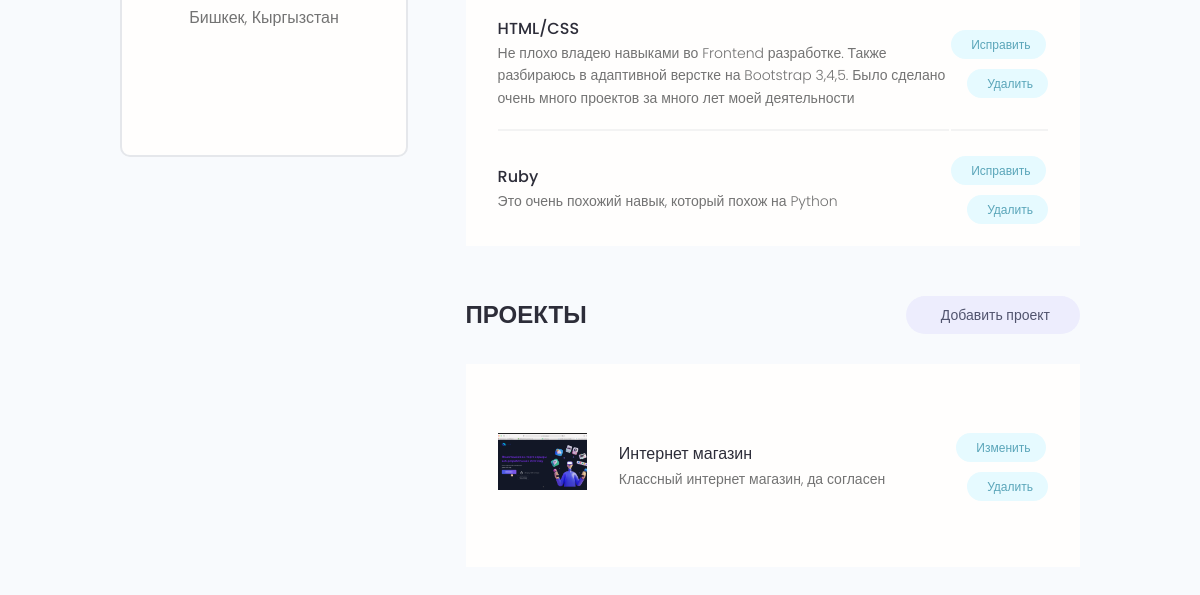
Page /account/ (signed in, lower part) on the earlier database version.
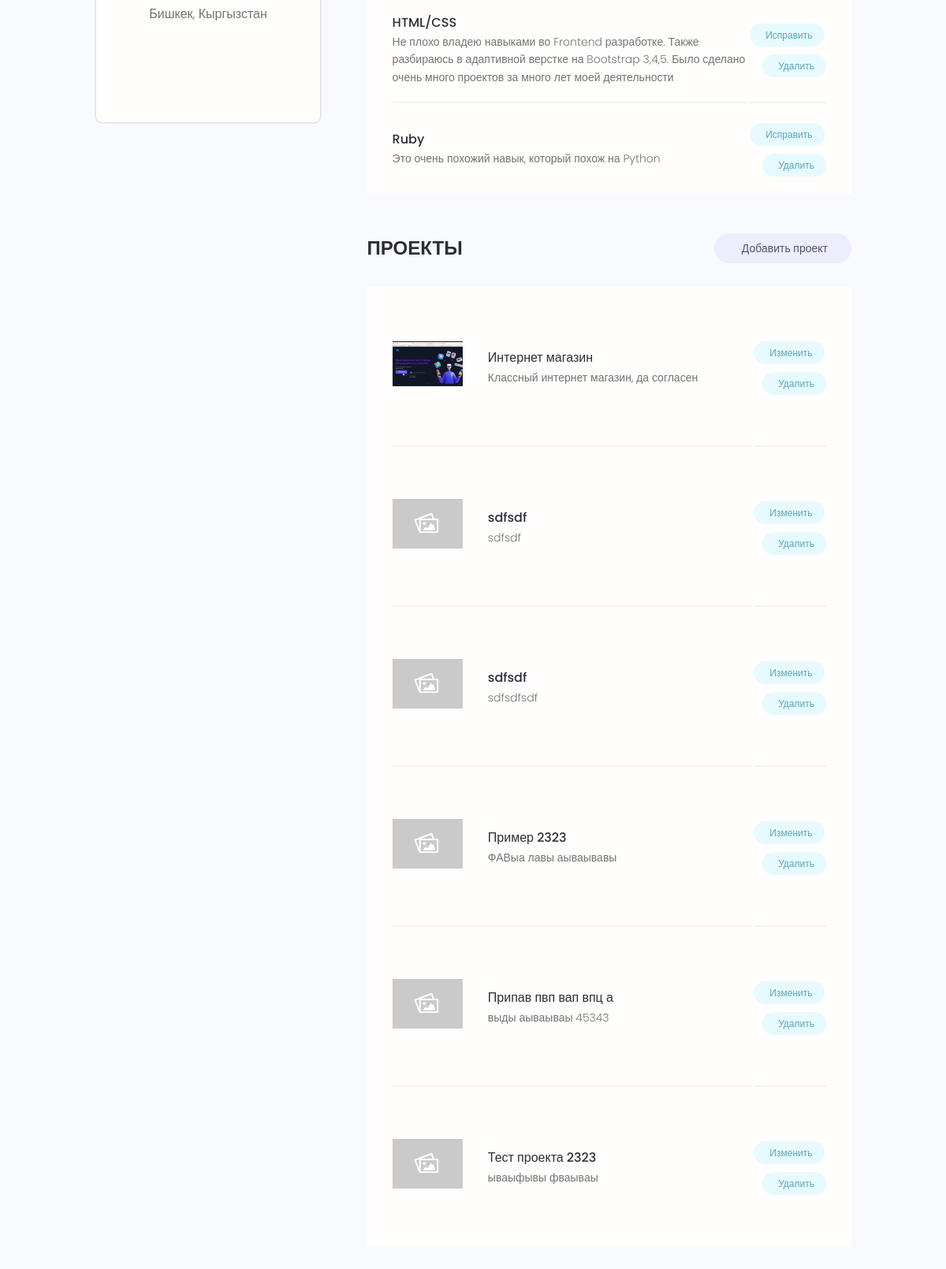
Same page on the later database version.
### users/models.py (models this page shows, shortened)
class Skill(models.Model):
    owner = models.ForeignKey(Profile, blank=True, null=True, on_delete = models.CASCADE, verbose_name ='Разработчик')
    name = models.CharField(max_length=150, blank=True, null=True, verbose_name= 'Наименование')
    description = models.TextField(blank=True, null=True, verbose_name='Описание')
    created = models.DateTimeField(auto_now_add=True, verbose_name='Создано')
    id = models.UUIDField(default=uuid.uuid4, unique=True, blank=True, primary_key=True)
    class Meta:
        verbose_name = 'Навык'
        verbose_name_plural = 'Навыки'

### projects/models.py (models this page shows, shortened)
class Project(models.Model):
    owner = models.ForeignKey(Profile, blank=True, null=True, on_delete=models.CASCADE, verbose_name='Автор')
    title = models.CharField(max_length=200, verbose_name='Название Проекта')
    description = models.TextField(null = True, blank=True, verbose_name='Описание проекта') #blank means we can submit withou being be filled
    featured_image = models.ImageField(null=True, blank=True, default="default.jpg")
    demo_link = models.CharField(max_length= 2000, null=True, blank=True, verbose_name='Демо ссылка')
    source_link = models.CharField(max_length=2000, null=True, blank=True, verbose_name='Ссылка на проект')
    tags = models.ManyToManyField('Tag', blank=True, verbose_name='Тэги')
    created = models.DateTimeField(auto_now_add=True, verbose_name='Дата создания') #generate autimcally date
    id = models.UUIDField(default= uuid.uuid4, unique=True, primary_key=True, editable=False) #16 char string nums and letters
    vote_total = models.IntegerField(default=0, null=True, blank=True, verbose_name='Итого голосов')
    vote_ratio = models.IntegerField(default=0, null=True, blank=True, verbose_name='Соотношение голосов')
    class Meta:
        verbose_name = 'Проект'
        verbose_name_plural = "Проекты"
        ordering = ['-vote_total', '-vote_ratio', 'title']

### users/views.py (the view)
# urls.py: path('account/', accountUser, name = 'account'),
@login_required(login_url='login')
def accountUser(requests):
    profile = requests.user.profile
    skills = profile.skill_set.all()
    context = {
        'profile': profile,
        'skills': skills
    }
    return render(requests, 'users/account.html', context=context)

### users/templates/users/account.html (shortened to what this page needs)
{% extends 'main.html' %}
{% block content %}
  <main class="settingsPage profile my-md">
    <div class="container">
      <div class="layout">
        <div class="column column--1of3">
          <div class="card text-center">
            <div class="card__body dev">
              <p class="dev__location">{{ profile.location }}</p>
              <ul class="dev__social">
              </ul>
            </div>
          </div>
        </div>
        <div class="column column--2of3">
          <table class="settings__table">
            {% for skill in skills %}
            <tr>
              <td class="settings__tableInfo">
                <h4>{{skill.name}}</h4>
                <p>
                 {{skill.description}}
                </p>
              </td>
              <td class="settings__tableActions">
                <a class="tag tag--pill tag--main settings__btn" href="{% url 'updateskills' skill.id %}"> Исправить</a>
                <a class="tag tag--pill tag--main settings__btn" href="{% url 'deleteskills' skill.id %}?next=/account">
                  Удалить</a>
              </td>
            </tr>
            {% endfor %}
          </table>
          <div class="settings">
            <h3 class="settings__title">Проекты</h3>
            <a class="tag tag--pill tag--sub settings__btn tag--lg" href="{% url 'createform' %}"> Добавить проект</a>
          </div>
          <table class="settings__table">
            {% for project in profile.project_set.all %}
            <tr>
              <td class="settings__thumbnail">
                <a href="{% url 'project' project.id %}"><img src="{{project.featured_image.url }}" alt="Project Thumbnail" /></a>
              </td>
              <td class="settings__tableInfo">
                <a href="{% url 'project' project.id %}">{{ project.title }}</a>
                <p>
                  {{project.description|slice:"150"}}
                </p>
              </td>
              <td class="settings__tableActions">
                <a class="tag tag--pill tag--main settings__btn" href="{% url 'updateproject' project.id %}"> Изменить</a>
                <a class="tag tag--pill tag--main settings__btn" href="{% url 'deleteproject' project.id %}?next=/account">
                  Удалить</a>
              </td>
            </tr>
            {% endfor %}
          </table>
        </div>
      </div>
    </div>
  </main>
{% endblock %}

Differences in the rows shown:
added Project: featured_image (placeholder picture), title "sdfsdf", description "sdfsdf"
added Project: featured_image (placeholder picture), title "sdfsdf", description "sdfsdfsdf"
added Project: featured_image (placeholder picture), title "Пример 2323", description "ФАВыа лавы аываывавы"
added Project: featured_image (placeholder picture), title "Припав пвп вап впц а", description "выды аываываы 45343"
added Project: featured_image (placeholder picture), title "Тест проекта 2323", description "ываыфывы фваываы"
